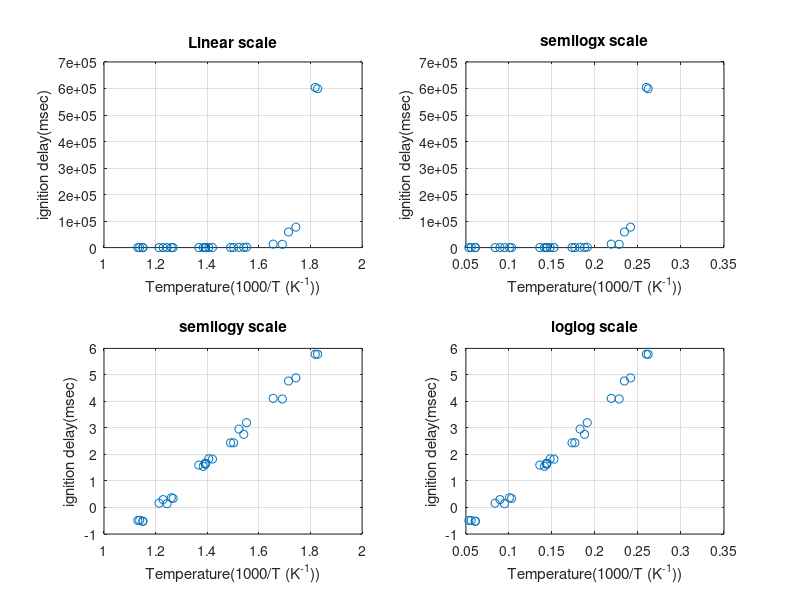
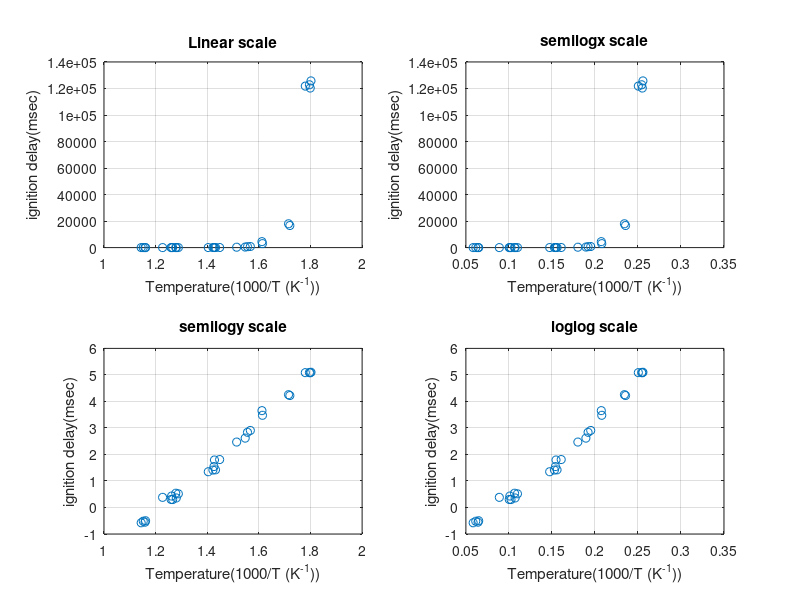

The MATLAB script that drew these images, in order:
%%%%%%%%%%%%%%%%%%%%%%%%%%%%%%%%%%%%%%%%%%%%%%%%%%%%%%%%%%%%%%%%%%%%%
% ENGR 132 
% Program Description 
%replace this text with your program decription as a comment
%
% Assigment Information
%   Assignment:     PS 05, Problem 2
%   Author:         Ranjan Behl, rbehl@purdue.edu
%   Team ID:        008-14
%  	Contributor:    Name, login@purdue [repeat for each]
%   My contributor(s) helped me:	
%     [ ] understand the assignment expectations without
%         telling me how they will approach it.
%     [ ] understand different ways to think about a solution
%         without helping me plan my solution.
%     [ ] think through the meaning of a specific error or
%         bug present in my code without looking at my code.
%%%%%%%%%%%%%%%%%%%%%%%%%%%%%%%%%%%%%%%%%%%%%%%%%%%%%%%%%%%%%%%%%%%%%


%% ____________________
%% INITIALIZATION
Datadiesel = csvread("Data_diesel_ignition_delay.csv",1,0); % loading the disel ignition data 
Datajetfuel = csvread("Data_jetA_ignition_delay.csv",1,0);% loading the jet A ignition data


%% ____________________
%% SUBPLOT FIGURE(S)
%Part A
figure (1)
subplot(2,2,1);
plot(Datadiesel(:,1),Datadiesel(:,2),'o'); % ploting the data on linear scale
grid on
hold on
title("Linear scale"); % creating a title
xlabel("Temperature(1000/T (K^{-1}))"); % labeling the x axis
ylabel("ignition delay(msec)"); % labeling the y axis
%
subplot(2,2,2);
plot(log10(Datadiesel(:,1)),Datadiesel(:,2),'o'); % ploting the data on linear scale
grid on
title("semilogx scale"); % creating a title
xlabel("Temperature(1000/T (K^{-1}))"); % labeling the x axis
ylabel("ignition delay(msec)"); % labeling the y axis
%
subplot(2,2,3);
plot(Datadiesel(:,1),log10(Datadiesel(:,2)),'o'); % ploting the data on linear scale
grid on
title("semilogy scale"); % creating a title
xlabel("Temperature(1000/T (K^{-1}))"); % labeling the x axis
ylabel("ignition delay(msec)"); % labeling the y axis
%
subplot(2,2,4);
plot(log10(Datadiesel(:,1)),log10(Datadiesel(:,2)),'o'); % ploting the data on linear scale
grid on
title("loglog scale"); % creating a title
xlabel("Temperature(1000/T (K^{-1}))"); % labeling the x axis
ylabel("ignition delay(msec)"); % labeling the y axis

figure (2)
subplot(2,2,1);
plot(Datajetfuel(:,1),Datajetfuel(:,2),'o'); % ploting the data on linear scale
grid on
hold on
title("Linear scale"); % creating a title
xlabel("Temperature(1000/T (K^{-1}))"); % labeling the x axis
ylabel("ignition delay(msec)"); % labeling the y axis
%
subplot(2,2,2);
plot(log10(Datajetfuel(:,1)),Datajetfuel(:,2),'o'); % ploting the data on linear scale
grid on
title("semilogx scale"); % creating a title
xlabel("Temperature(1000/T (K^{-1}))"); % labeling the x axis
ylabel("ignition delay(msec)"); % labeling the y axis
%
subplot(2,2,3);
plot(Datajetfuel(:,1),log10(Datajetfuel(:,2)),'o'); % ploting the data on linear scale
grid on
title("semilogy scale"); % creating a title
xlabel("Temperature(1000/T (K^{-1}))"); % labeling the x axis
ylabel("ignition delay(msec)"); % labeling the y axis
%
subplot(2,2,4);
plot(log10(Datajetfuel(:,1)),log10(Datajetfuel(:,2)),'o'); % ploting the data on linear scale
grid on
title("loglog scale"); % creating a title
xlabel("Temperature(1000/T (K^{-1}))"); % labeling the x axis
ylabel("ignition delay(msec)"); % labeling the y axis


%% ____________________
%% LINEARIZATION
%Part C


%% ____________________
%% MODEL



%% ____________________
%% ANALYSIS

%% -- Q1
% For both the Diesel and Jetfuel data the exponential function is the one
% that best represents the data. This can be seen by the subplots in each
% figure where the semilogy scale is the one with the most linearized data
% trend. 


%% ____________________
%% ACADEMIC INTEGRITY STATEMENT
% I have not used source code obtained from any other unauthorized
% source, either modified or unmodified.  Neither have I provided
% access to my code to another. The script I am submitting
% is my own original work.